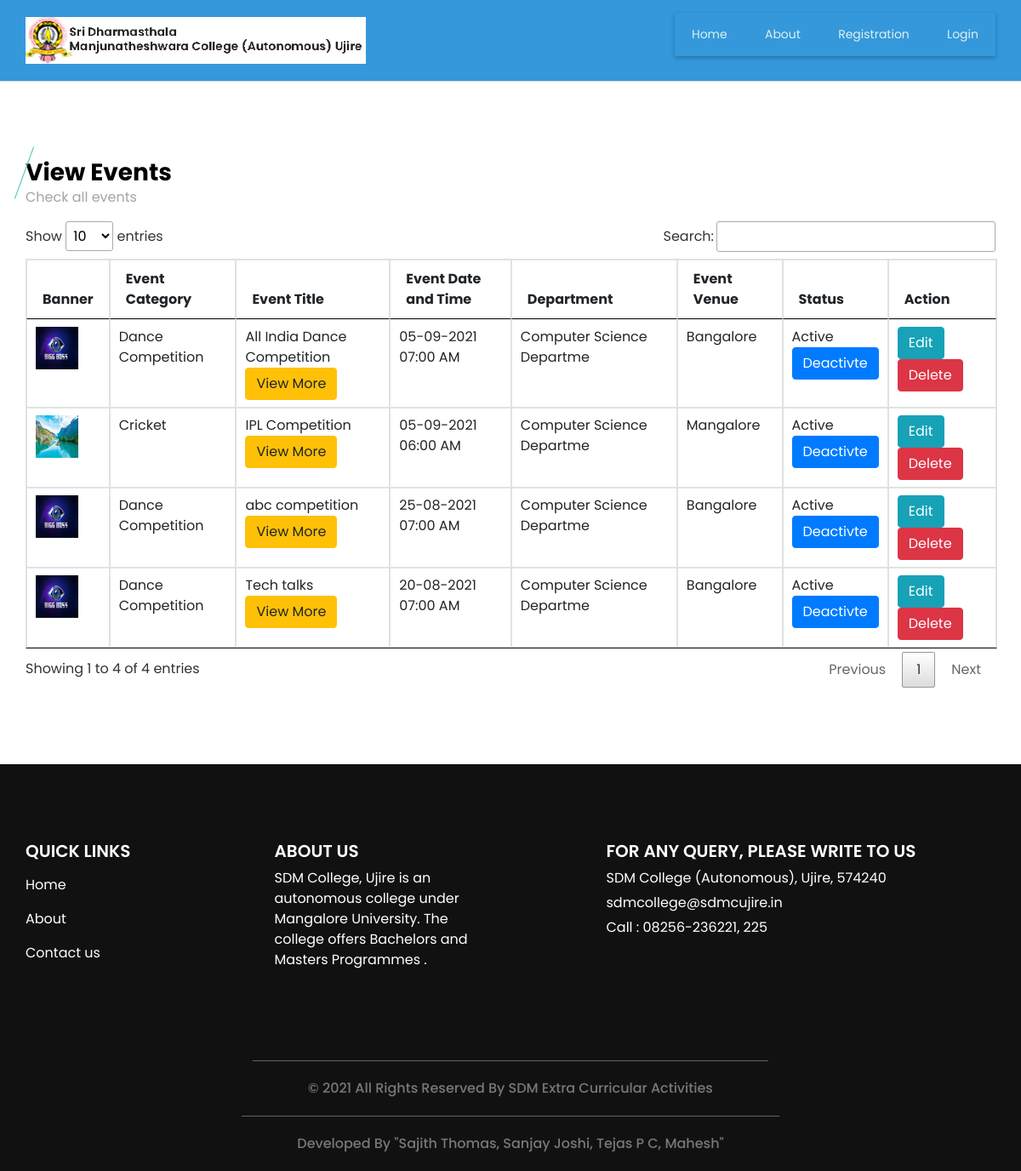
The page /viewevent.php on the database as committed earlier.
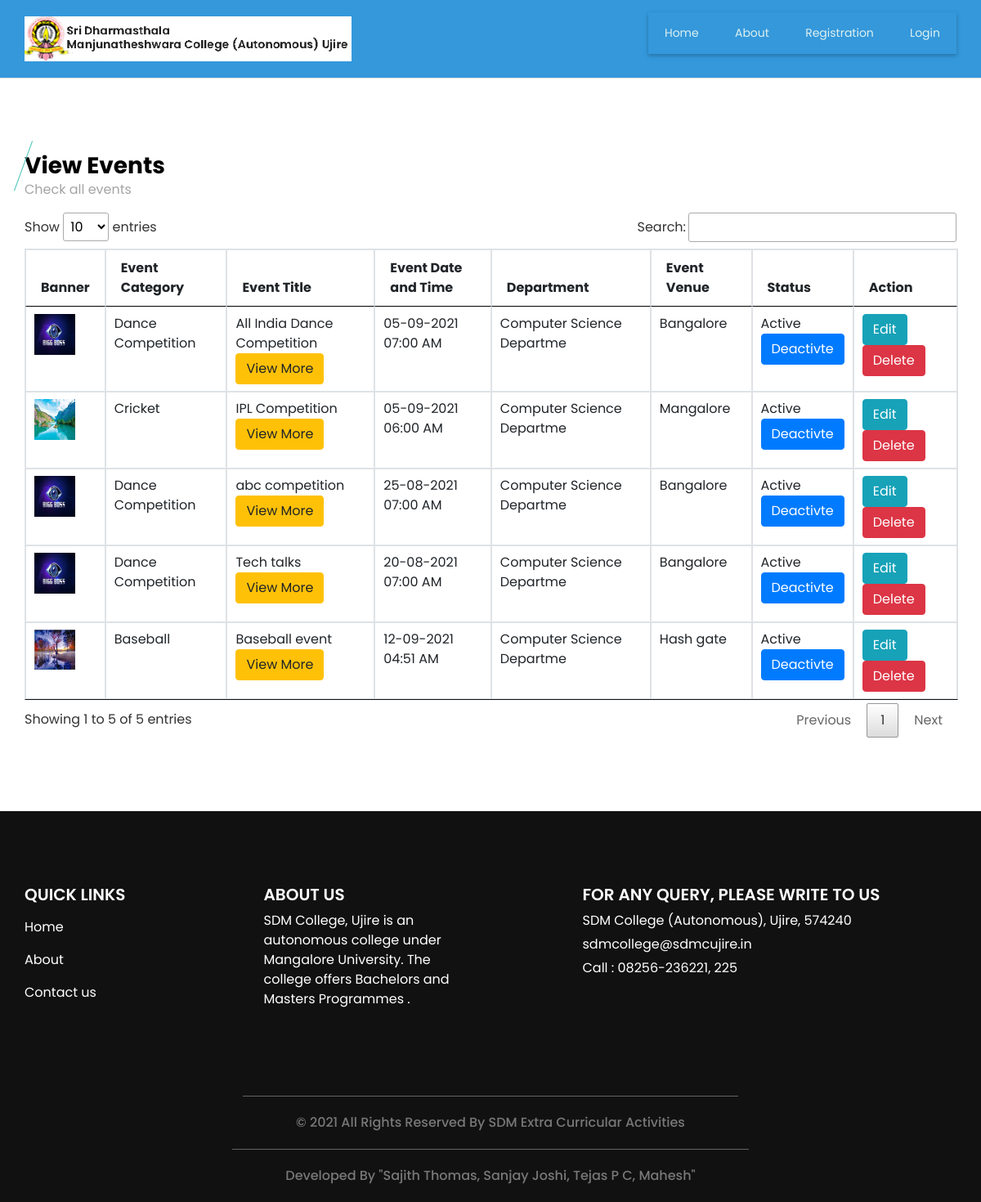
The same page on the database as committed later.
### tables this page shows
CREATE TABLE `event` (
  `event_id` bigint(20) NOT NULL,
  `event_type_id` int(11) NOT NULL,
  `event_participation_type` varchar(25) NOT NULL COMMENT 'Single, Team',
  `no_of_participants` int(11) NOT NULL,
  `event_title` varchar(300) NOT NULL,
  `event_description` text NOT NULL,
  `event_rules` text NOT NULL,
  `event_banner` varchar(300) NOT NULL,
  `department_id` int(11) NOT NULL,
  `club_id` int(11) NOT NULL,
  `course_id` text NOT NULL,
  `st_class` text NOT NULL,
  `event_date_time` datetime NOT NULL,
  `event_venue` text NOT NULL,
  `staff_id` int(11) NOT NULL,
  `participation_limit` int(11) NOT NULL,
  `event_status` varchar(10) NOT NULL
);

CREATE TABLE `event_type` (
  `event_type_id` int(11) NOT NULL,
  `event_type` varchar(30) NOT NULL,
  `event_type_info` text NOT NULL,
  `event_type_status` varchar(10) NOT NULL
);

CREATE TABLE `department` (
  `department_id` int(11) NOT NULL,
  `department` varchar(25) NOT NULL,
  `department_detail` text NOT NULL,
  `department_status` varchar(10) NOT NULL
);

### viewevent.php (the view, shortened to what this page needs)
<?php
include("header.php");
?>
  <section class="event_section layout_padding">
    <div class="container">
      <div class="heading_container">
        <h3>
         View Events
        </h3>
        <p>
         Check all events
        </p>
      </div>
      <div class="event_container">
        <div class="">
<table id="datatableplugin" class="table table-bordered">
	<thead>
		<tr>
			<th>Banner</th>
			<th>Event Category</th>
			<th>Event Title</th>
			<th>Event Date and Time</th>
			<th>Department</th>
			<th>Event Venue</th>
			<th>Status</th>
			<th>Action</th>
		</tr>
	</thead>
	<tbody>
		<?php
		$sqlview = "SELECT event.*,department.department,event_type.event_type FROM  event LEFT JOIN department ON event.department_id=department.department_id LEFT JOIN event_type ON event.event_type_id=event_type.event_type_id";
		$qsqlview = mysqli_query($con,$sqlview);
		while($rsview = mysqli_fetch_array($qsqlview))
		{
			echo "<tr>
				<td>";
			if($rsview['event_banner'] == "")
			{
				echo "<img src='images/noimage.jpg' style='width: 75px;height: 75px;'>";
			}
			else if(file_exists("imgbanner/" . $rsview['event_banner']))
			{
				echo "<img src='imgbanner/$rsview[event_banner]' style='width: 50px;height: 50px;'>";
			}
			else
			{
				echo "<img src='images/noimage.jpg' style='width: 75px;height: 75px;'>";
			}
			echo "</td>
				<td>$rsview[event_type]</td>
				<td>$rsview[event_title]";
			echo "<br><a href='event_more_det.php?event_id=$rsview[0]' class='btn btn-warning' target='_blank'>View More</a>";
			echo "</td>
				<td>" . date("d-m-Y h:i A",strtotime($rsview['event_date_time'])) . "</td>
				<td>$rsview[department]</td>
				<td>$rsview[event_venue]</td>
				<td>$rsview[event_status] <br>";
				if($rsview['event_status'] == "Active")
{
	echo "<a href='viewevent.php?st=Inactive&acid=$rsview[event_id]' class='btn btn-primary' onclick='return confirmst()' >Deactivte</a>";
}
else
{
	echo "<a href='viewevent.php?st=Active&acid=$rsview[event_id]' class='btn btn-secondary' onclick='return confirmst()'  >Activate</a>";
}
			echo"<td>
				<a href='addevent.php?editid=$rsview[event_id]' class='btn btn-info'>Edit</a>
				<a href='viewevent.php?delid=$rsview[event_id]' class='btn btn-danger' onclick='return confirmdel()' >Delete</a>
				</td>
			</tr>";
		}
		?>
	</tbody>
</table>
        </div>
      </div>
    </div>
  </section>
<?php
include("footer.php");
?>

Rows that differ between the two databases and show on the page:
added event: event_banner (picture), event_type.event_type "Baseball", event_title "Baseball event", event_date_time "12-09-2021 04:51 AM", department.department "Computer Science Departme", event_venue "Hash gate", event_status "Active"
Other text that changed with them:
text written by a page script: "Show entries Search: Showing 1 to 4 of 4 entries Previous 1 Next" → "Show entries Search: Showing 1 to 5 of 5 entries Previous 1 Next"
